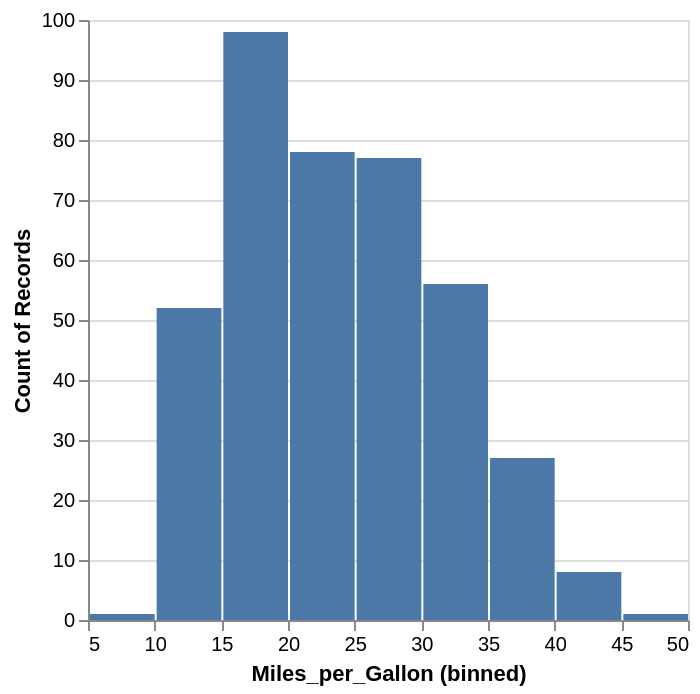

Notebook source saved alongside this figure:
### Markdown cell above
### Skalirana euklidska pogreška ključnih točaka po točki (Box plot)

### Code cell
from vega_datasets import data
cars = data.cars()

import altair as alt
alt.Chart(cars).mark_bar().encode(
  x=alt.X('Miles_per_Gallon', bin=True),
  y='count()',
)

### Figure 1 — Vega-Lite specification as saved in the notebook (floating-point values rounded to 4 significant figures; data arrays with more than 128 entries replaced by an {"elided": "..."} marker saying what was removed)
{"config": {"view": {"continuousWidth": 300, "continuousHeight": 300}}, "data": {"name": "data-583e73726c1545c56c203344161a975c"}, "mark": {"type": "bar"}, "encoding": {"x": {"bin": true, "field": "Miles_per_Gallon", "type": "quantitative"}, "y": {"aggregate": "count", "type": "quantitative"}}, "$schema": "https://vega.github.io/schema/vega-lite/v5.20.1.json", "datasets": {"data-583e73726c1545c56c203344161a975c": {"elided": "406 records"}}}
